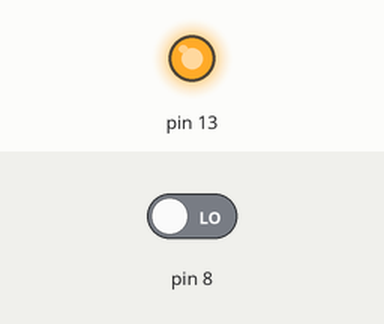
A sketch run on a simulated Arduino Uno, built with avr-gcc and run on an emulated ATmega328P. On the bench: output pins drawn as LEDs (lit = HIGH). The inputs (shaded band) are chosen by the test bench; at power-on: pin 8 LOW.

Above: at 1.2 s.
1.3 s: pin 8 driven HIGH
At 2.4 s:
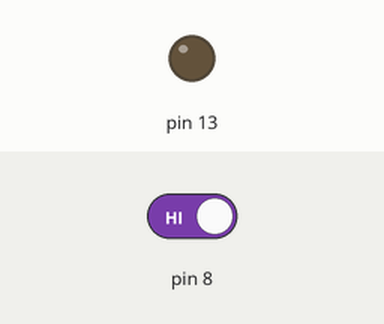
2.8 s: pin 8 driven LOW
At 3.5 s:
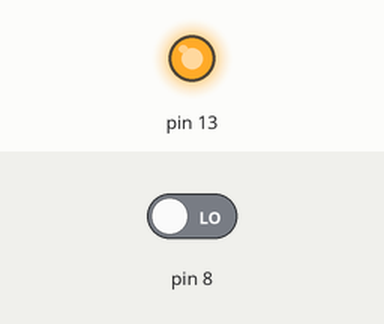
Timing chart, 0 to 5.8 s (numbered marks = the images above; inputs shaded):
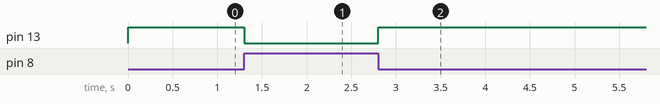

Measured:
- after the input at 1.3 s, pin 13: HIGH → LOW at once
- after the input at 2.8 s, pin 13: LOW → HIGH at once

The sketch:

Code.ino
```cpp
void setup()
{
  pinMode(13, OUTPUT);
  pinMode(8, INPUT);
}

void loop()
{
  int read= digitalRead(8);
  if(read==HIGH){
    digitalWrite(13,LOW);
  }
  else{
    digitalWrite(13,HIGH);
  }
}
```
